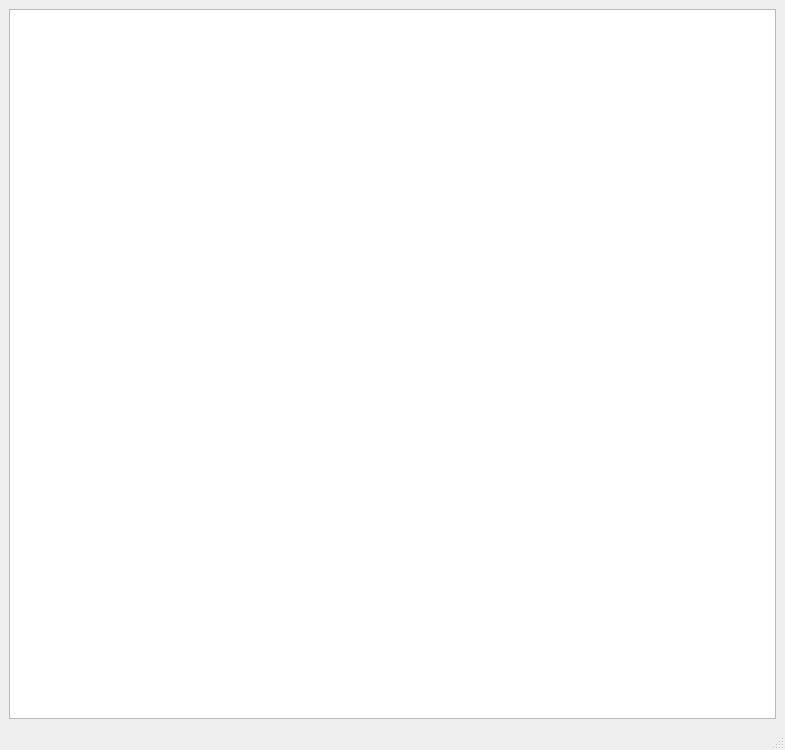
<?xml version="1.0" encoding="UTF-8"?>
<ui version="4.0">
 <class>MainWindow</class>
 <widget class="QMainWindow" name="MainWindow">
  <property name="geometry">
   <rect>
    <x>0</x>
    <y>0</y>
    <width>785</width>
    <height>750</height>
   </rect>
  </property>
  <property name="windowTitle">
   <string>MainWindow</string>
  </property>
  <widget class="QWidget" name="centralwidget">
   <property name="sizePolicy">
    <sizepolicy hsizetype="Expanding" vsizetype="Expanding">
     <horstretch>0</horstretch>
     <verstretch>0</verstretch>
    </sizepolicy>
   </property>
   <layout class="QVBoxLayout" name="verticalLayout">
    <item>
     <widget class="QTableWidget" name="tableWidget_tv_file_table"/>
    </item>
   </layout>
  </widget>
  <widget class="QMenuBar" name="menubar">
   <property name="geometry">
    <rect>
     <x>0</x>
     <y>0</y>
     <width>785</width>
     <height>23</height>
    </rect>
   </property>
  </widget>
  <widget class="QStatusBar" name="statusbar"/>
 </widget>
 <resources/>
 <connections/>
</ui>
